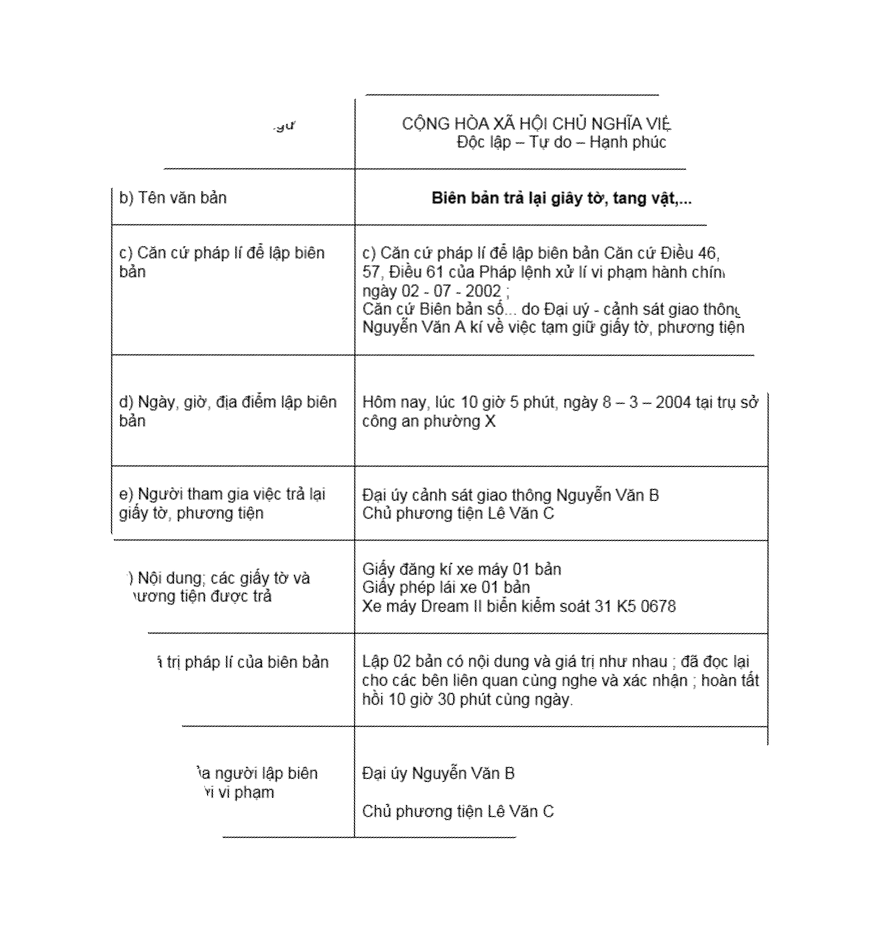
#> input picture vanban2_deskew.png, 881 x 931 px
$ python test_skew.py
#> lines starting #> are read from the running program, lines starting #| are printed output that depends on the picture; after the words box and inside, x2 and y2 are one past the last pixel; in counts of white or black regions, pixels touching at a corner belong together
#> further down, a is the input picture: shape (931, 881, 3); min 0, max 255, mean 246

from utils.skew_process.rotation import  rotateAndScale
from utils.skew_process.skew_detect import SkewDetect
import re
import pytesseract
import cv2,imutils
import numpy as np
from PIL import Image
from detect_line import line_cut

def h_v_detect(image):

    if len(image.shape) == 2:
        gray_img = image
    elif len(image.shape) == 3:
        gray_img = cv2.cvtColor(image, cv2.COLOR_BGR2GRAY)
    # #print(gray_img.shape)
    thresh_img = cv2.adaptiveThreshold(~gray_img, 255, cv2.ADAPTIVE_THRESH_MEAN_C, cv2.THRESH_BINARY, 15, -2)
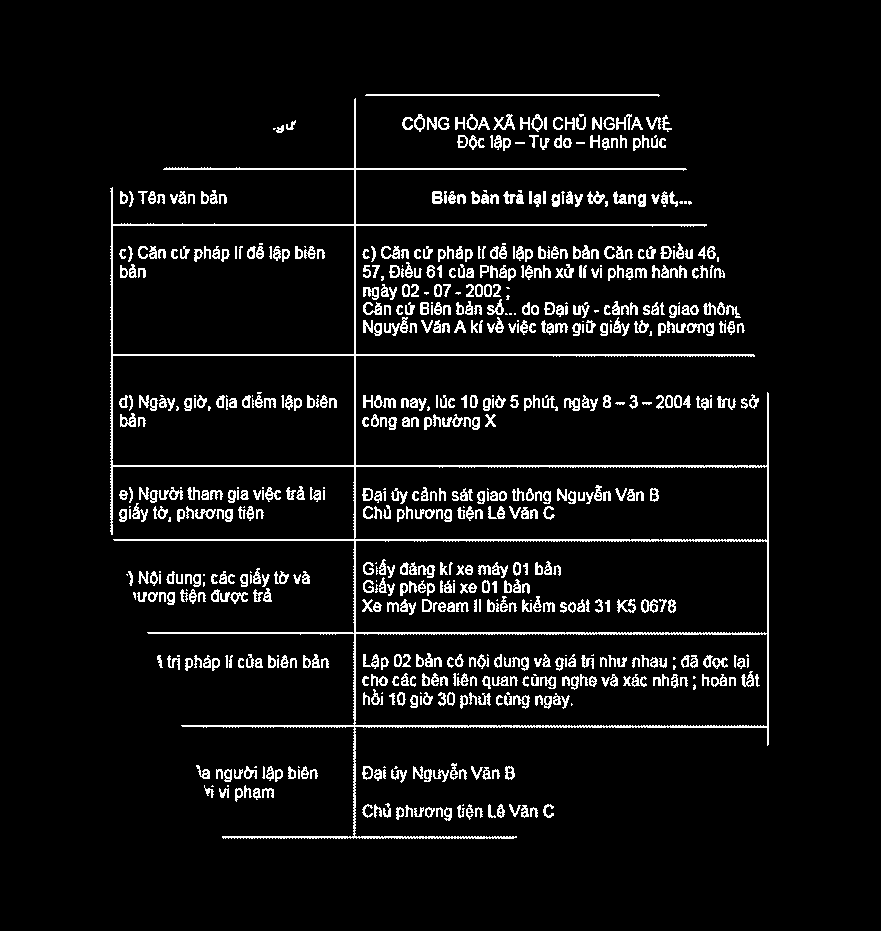
#> thresh_img: shape (931, 881); 6.4% white in thin lines or dots, all inside (x1, y1, x2, y2) = (110, 94, 769, 839)
    # cv2.imwrite('thresh_img.jpg',thresh_img)
    h_img = thresh_img.copy()
    v_img = thresh_img.copy()
    scale = 15
    h_size = int(h_img.shape[1] / scale)
#> h_size = 58

    h_structure = cv2.getStructuringElement(cv2.MORPH_RECT,
                                            (h_size, 1))
    h_erode_img = cv2.erode(h_img, h_structure, 1)
#> h_erode_img: shape (931, 881); 0.95% white in thin lines or dots, all inside (x1, y1, x2, y2) = (140, 94, 741, 838)
    h_dilate_img = cv2.dilate(h_erode_img, h_structure, 1)
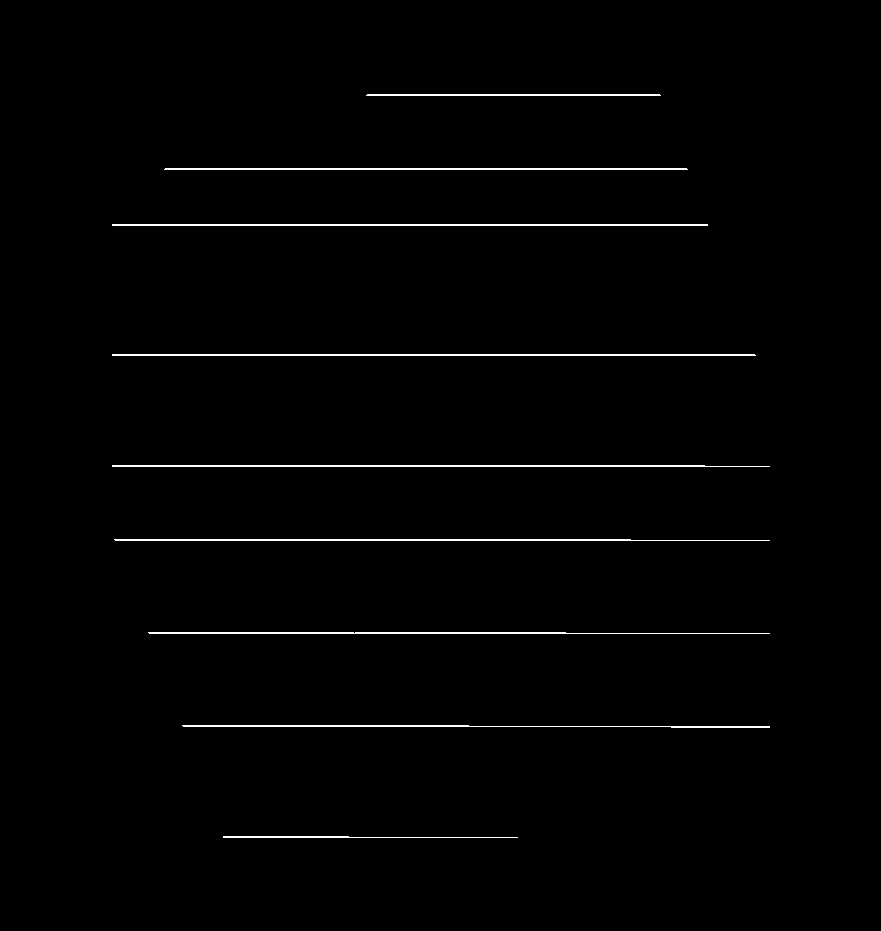
#> h_dilate_img: shape (931, 881); 1.1% white in thin lines or dots, all inside (x1, y1, x2, y2) = (112, 94, 770, 838)
    v_size = int(v_img.shape[0] / scale)
#> v_size = 62
    v_structure = cv2.getStructuringElement(cv2.MORPH_RECT,
                                            (1, v_size))
#> v_structure = 62 values from 1 to 1
    v_erode_img = cv2.erode(v_img, v_structure, 1)
#> v_erode_img: shape (931, 881); 0.28% white in thin lines or dots, all inside (x1, y1, x2, y2) = (111, 129, 769, 808)
    v_dilate_img = cv2.dilate(v_erode_img, v_structure, 1)
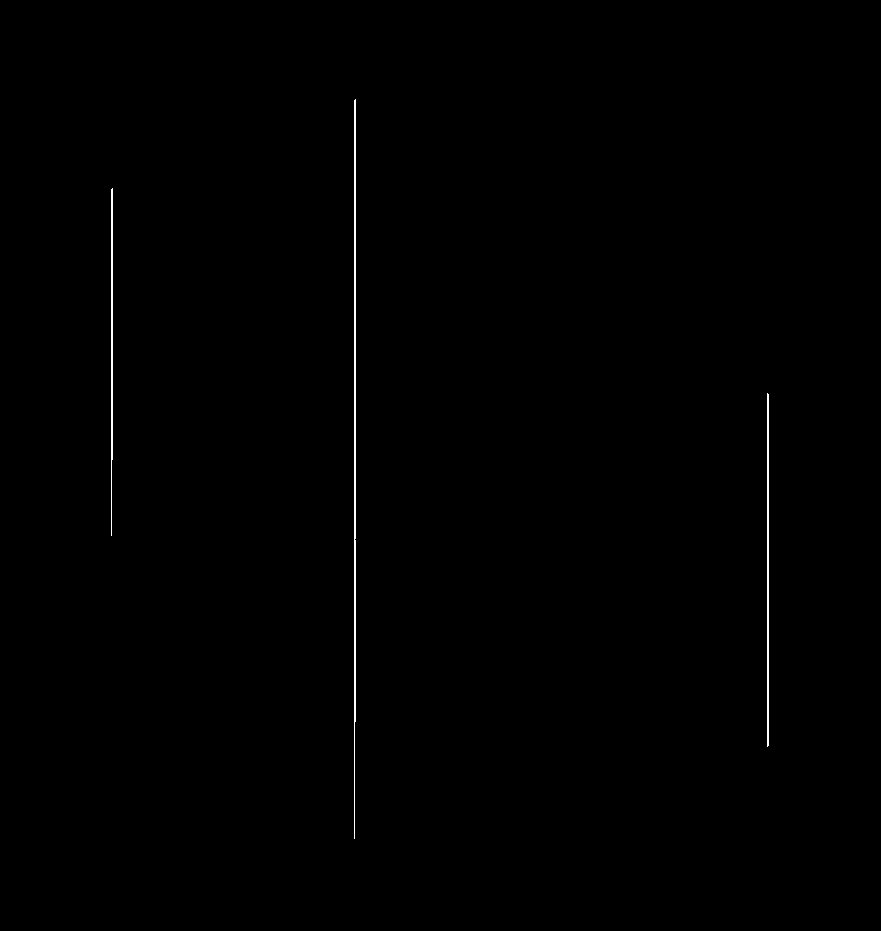
#> v_dilate_img: shape (931, 881); 0.33% white in thin lines or dots, all inside (x1, y1, x2, y2) = (111, 99, 769, 839)
    mask_img = h_dilate_img + v_dilate_img
    mask_img = ~mask_img
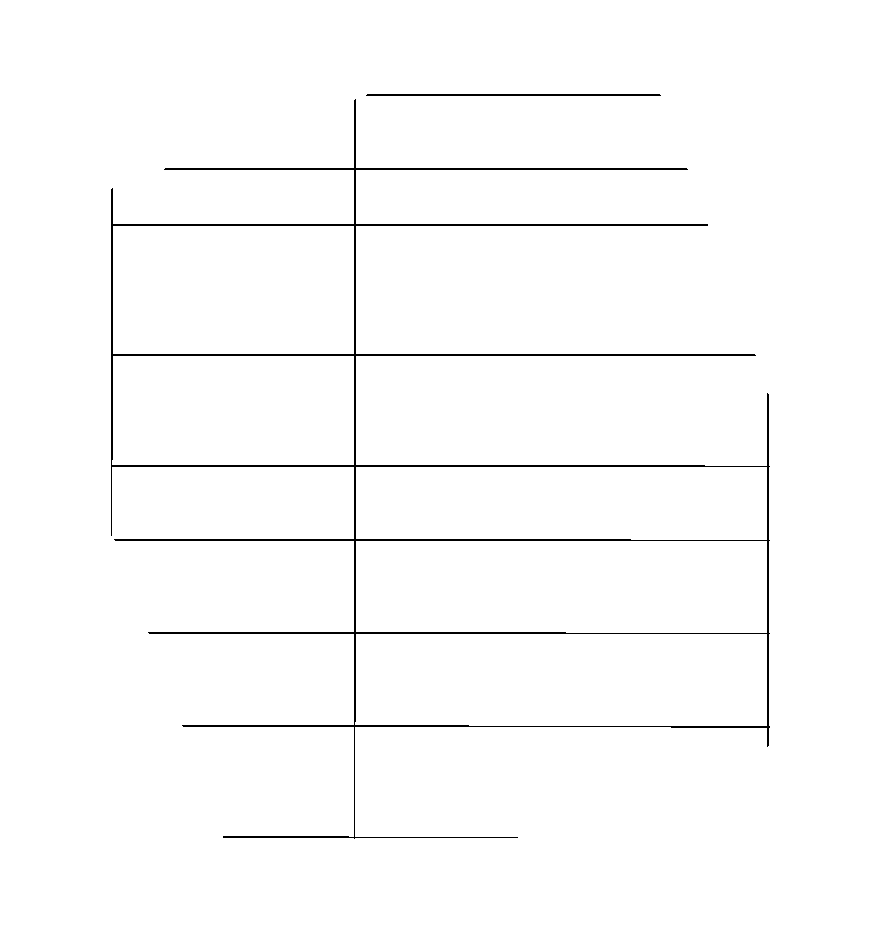
#> mask_img: shape (931, 881); min 0, max 255, mean 251.4
    mask_img[mask_img>0]=1
#> mask_img: shape (931, 881); values 0 (black) and 1 (white), 98.6% white; black in thin lines or dots, all inside (x1, y1, x2, y2) = (111, 94, 770, 839)
    # #print("mask value",mask_img[:2])
    return mask_img

def remove_line(img):
    mask_image = h_v_detect(img)
    #print_image(img)
    mask_image_stacked = np.stack((mask_image,)*3,axis=-1)
    #print(mask_image_stacked.shape)
    img = ~img*mask_image_stacked
    img = ~img
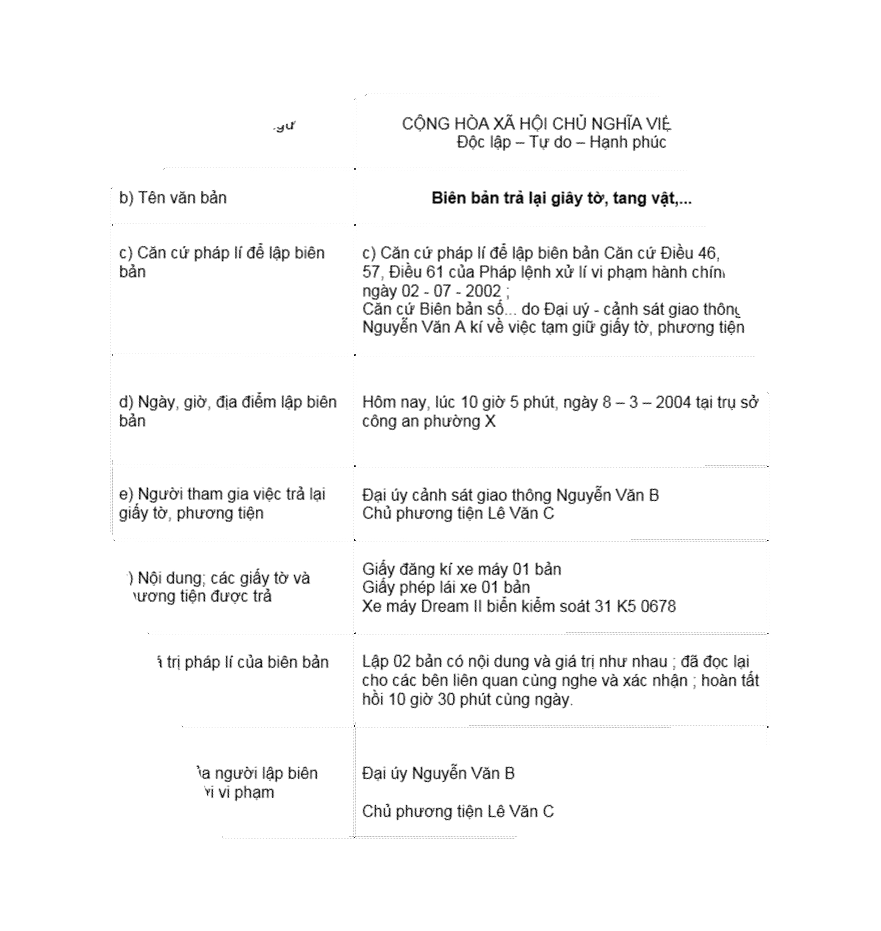
#> img: shape (931, 881, 3); min 0, max 255, mean 248
    return img

class Deskew:

	# [44 lines left out: functions __init__, deskew, not called in this run]

	def run(self):
		if self.image is not None:
			return self.deskew()

if __name__ == '__main__':

	img = 'vanban2_deskew.png'
	a = cv2.imread(img)

	# [9 lines of commented-out code are left out]

	image1 = remove_line(a)
	cv2.imwrite('vanban1_removeline.png',image1)
	cv2.imshow('result',image1)
	cv2.waitKey(0)

$ run again, with vanban3_deskew.png copied over vanban2_deskew.png
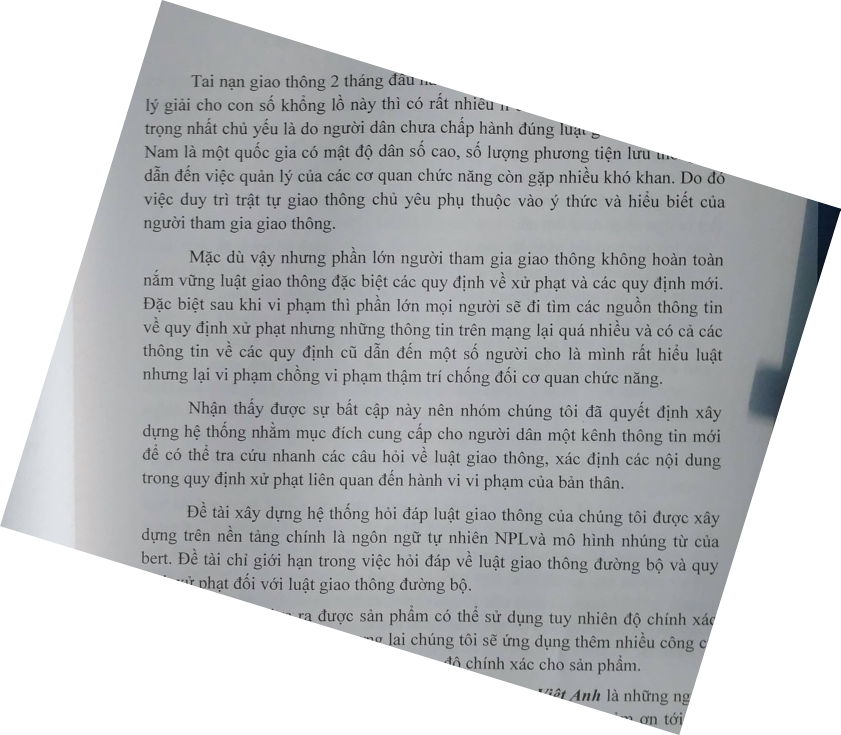
#> input picture vanban3_deskew.png, 1681 x 1470 px (shown at 1/2 size)
#> a is the input picture: shape (1470, 1681, 3); mean B, G, R 196.5, 194.9, 193.1
#> in h_v_detect, `thresh_img = cv2.adaptiveThreshold(~gray_img, 255, cv2.ADAPTIVE_THRESH..`:
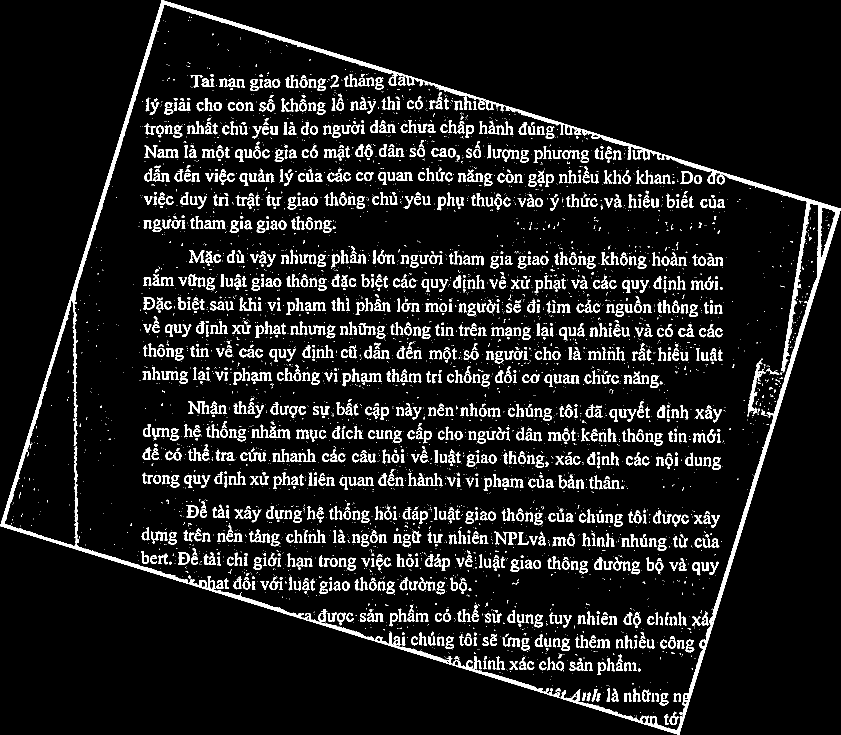
#> thresh_img: shape (1470, 1681) (shown at 1/2 size); 9.3% white; 4658 white regions (3125 under 20 px), largest, box (x1, y1, x2, y2) and area: (0, 0, 1008, 1329) 21089, (1121, 308, 1681, 1470) 16542, (904, 1312, 1086, 1385) 1491
#> h_erode_img: shape (1470, 1681); every value is 0
#> v_erode_img: shape (1470, 1681); 0.01% white; 2 white regions (1 under 20 px), largest, box (x1, y1, x2, y2) and area: (1636, 453, 1639, 518) 154
#> v_dilate_img: shape (1470, 1681); 0.02% white; 2 white regions, box (x1, y1, x2, y2) and area: (1636, 405, 1639, 567) 445, (150, 707, 151, 810) 103
#> in remove_line, `img = ~img*mask_image_stacked`:
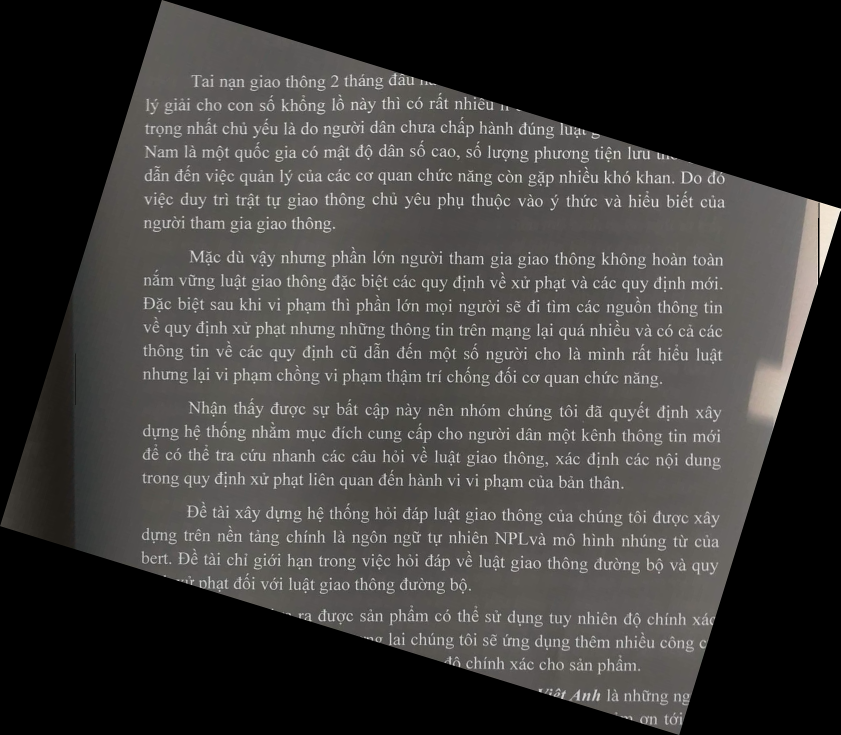
#> img: shape (1470, 1681, 3) (shown at 1/2 size); mean B, G, R 58.4, 60.1, 61.8

$ run again, with vanban2_removeline.png copied over vanban2_deskew.png
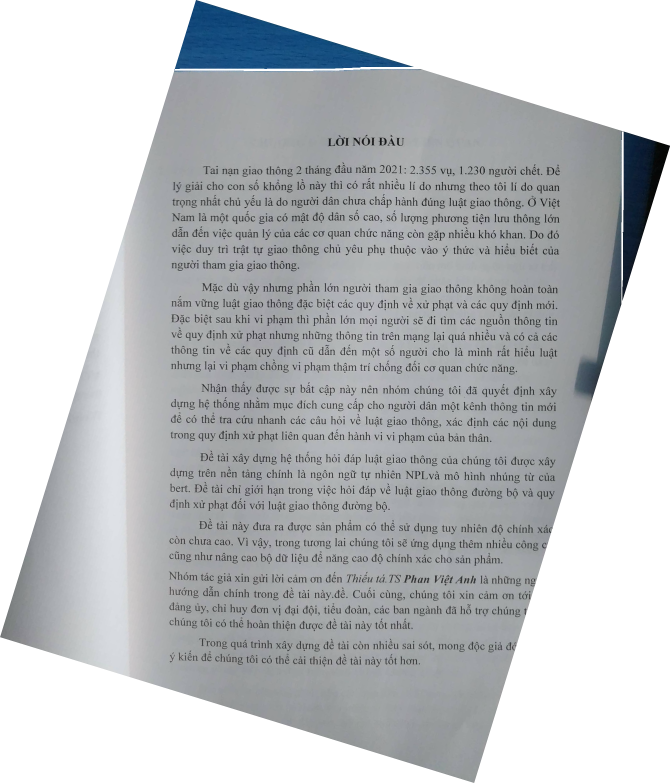
#> input picture vanban2_removeline.png, 2010 x 2349 px (shown at 1/3 size)
#> a is the input picture: shape (2349, 2010, 3); mean B, G, R 196.7, 194.3, 191.6
#> in h_v_detect, `thresh_img = cv2.adaptiveThreshold(~gray_img, 255, cv2.ADAPTIVE_THRESH..`:
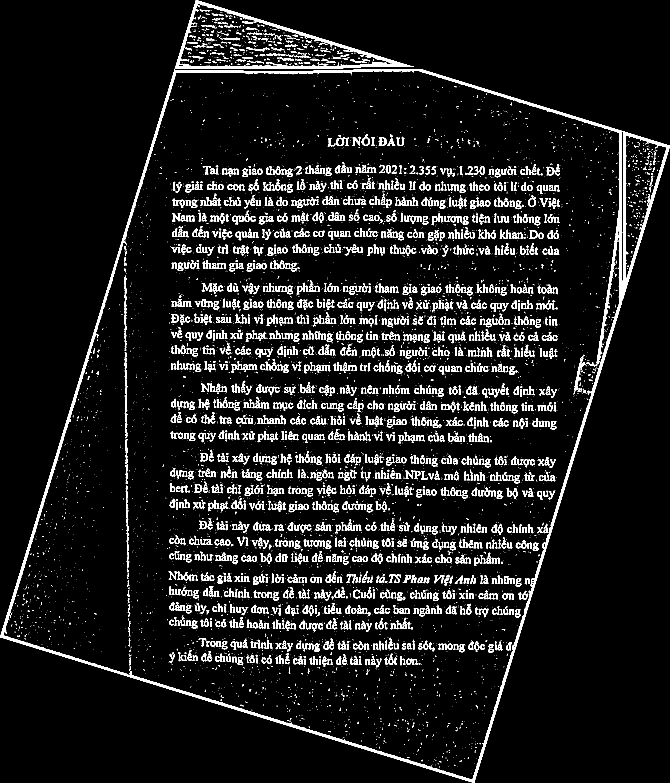
#> thresh_img: shape (2349, 2010) (shown at 1/3 size); 7.4% white; 7516 white regions (5167 under 20 px), largest, box (x1, y1, x2, y2) and area: (0, 0, 2010, 2349) 73058, (372, 826, 381, 1053) 876, (1721, 1071, 1756, 1183) 801
#> h_erode_img: shape (2349, 2010); 0.13% white; 2 white regions, box (x1, y1, x2, y2) and area: (592, 195, 1176, 206) 3362, (589, 207, 1210, 218) 2599
#> h_dilate_img: shape (2349, 2010); 0.19% white; 2 white regions, box (x1, y1, x2, y2) and area: (526, 195, 1243, 206) 4825, (523, 207, 1277, 218) 4195
#> v_erode_img: shape (2349, 2010); 0.09% white; 2 white regions, box (x1, y1, x2, y2) and area: (1857, 469, 1865, 854) 2203, (1869, 472, 1878, 819) 2050
#> v_dilate_img: shape (2349, 2010); 0.15% white; 2 white regions, box (x1, y1, x2, y2) and area: (1869, 395, 1878, 897) 3445, (1857, 392, 1865, 932) 3443
#> mask_image_stacked: shape (2349, 2010, 3); values 0 (black) and 1 (white), 99.7% white; 4 black regions, box (x1, y1, x2, y2) and area: (526, 195, 1243, 206) 4825, (523, 207, 1277, 218) 4195, (1869, 395, 1878, 897) 3445, (1857, 392, 1865, 932) 3443
#> in remove_line, `img = ~img*mask_image_stacked`:
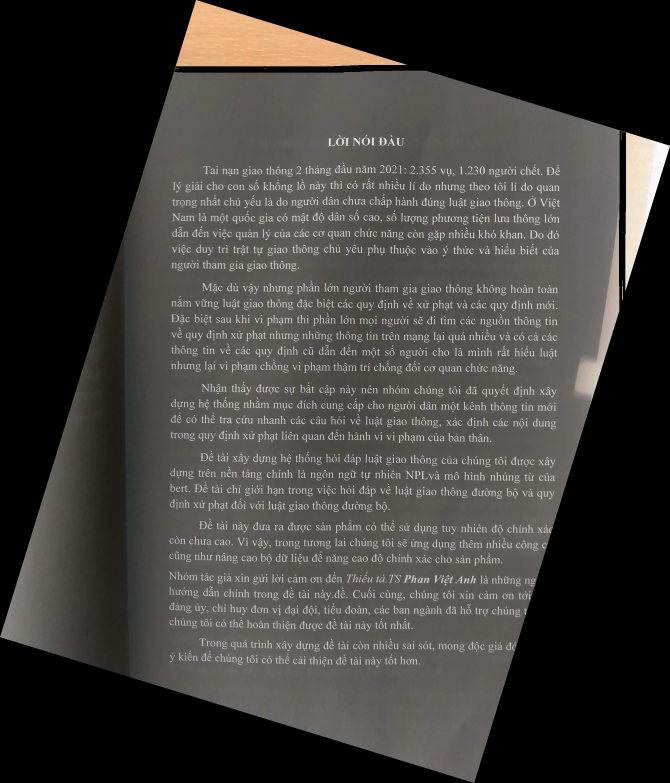
#> img: shape (2349, 2010, 3) (shown at 1/3 size); mean B, G, R 57.8, 60.1, 62.7
